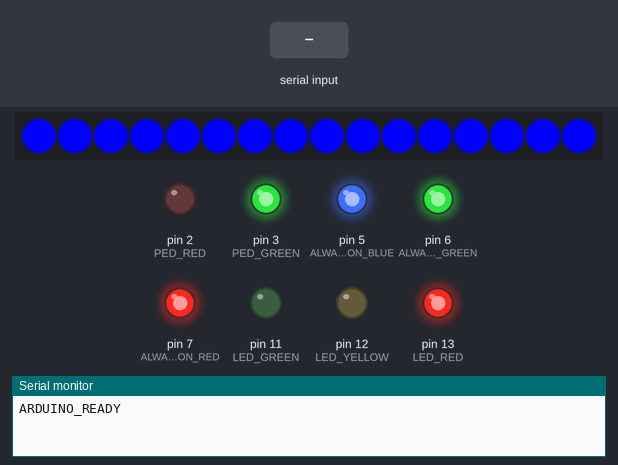
Simulated run of this sketch. Board: Arduino Uno, built with avr-gcc and run on an emulated ATmega328P. Shown: 16 RGB LEDs in strip order, left to right, output pins drawn as LEDs (lit = HIGH), the last lines printed to the serial monitor. The test bench sets the inputs (shaded band).

Above: at 1.2 s.
1.3 s: "TL_ALL\n" received over Serial
At 2.5 s:
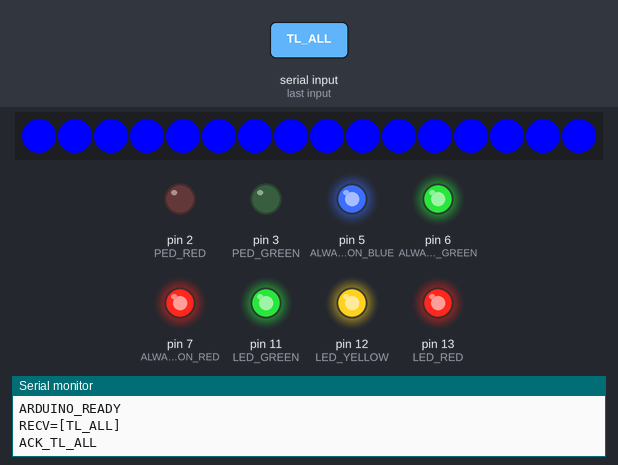
2.8 s: "NP_R\n" received over Serial
4.3 s: "NP_B\n" received over Serial
Timing chart, 0 to 7.3 s (numbered marks = the images above; inputs shaded):
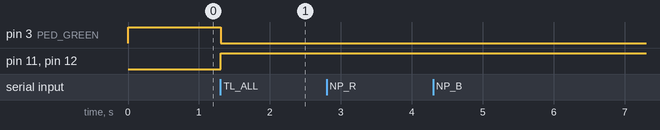

Measured:
- after the input at 1.3 s, pin 3 (PED_GREEN): HIGH → LOW at once; pin 11 (LED_GREEN), pin 12 (LED_YELLOW): LOW → HIGH at once

The sketch:

arduino.ino
```cpp
#include <Adafruit_NeoPixel.h>
#include <string.h>

#define NEOPIXEL_PIN   10
#define NEOPIXEL_COUNT 16

#define LED_GREEN   11
#define LED_YELLOW  12
#define LED_RED     13

#define ALWAYS_ON_BLUE   5
#define ALWAYS_ON_GREEN  6
#define ALWAYS_ON_RED    7

#define PED_RED    2
#define PED_GREEN  3

Adafruit_NeoPixel strip(NEOPIXEL_COUNT, NEOPIXEL_PIN, NEO_GRB + NEO_KHZ800);

enum TrafficState {
  STATE_RED,
  STATE_YELLOW,
  STATE_GREEN
};

TrafficState trafficState = STATE_RED;
unsigned long lastTrafficChange = 0;

const unsigned long RED_TIME = 10000;
const unsigned long YELLOW_TIME = 1000;
const unsigned long GREEN_TIME = 10000;

bool trafficOverrideAllOn = false;

char cmdBuffer[32];
int cmdIndex = 0;

void setAllColor(uint8_t r, uint8_t g, uint8_t b) {
  for (int i = 0; i < NEOPIXEL_COUNT; i++) {
    strip.setPixelColor(i, strip.Color(r, g, b));
  }
  strip.show();
}

void applyPedestrianSignal(TrafficState state) {
  digitalWrite(PED_RED, LOW);
  digitalWrite(PED_GREEN, LOW);

  if (state == STATE_RED) {
    digitalWrite(PED_GREEN, HIGH);
  } else {
    digitalWrite(PED_RED, HIGH);
  }
}

void applyTrafficState(TrafficState state) {
  digitalWrite(LED_RED, LOW);
  digitalWrite(LED_YELLOW, LOW);
  digitalWrite(LED_GREEN, LOW);

  if (state == STATE_RED) {
    digitalWrite(LED_RED, HIGH);
  }
  else if (state == STATE_YELLOW) {
    digitalWrite(LED_YELLOW, HIGH);
  }
  else if (state == STATE_GREEN) {
    digitalWrite(LED_GREEN, HIGH);
  }

  applyPedestrianSignal(state);
}

void setTrafficAllOn() {
  digitalWrite(LED_RED, HIGH);
  digitalWrite(LED_YELLOW, HIGH);
  digitalWrite(LED_GREEN, HIGH);

  digitalWrite(PED_RED, LOW);
  digitalWrite(PED_GREEN, LOW);
}

void updateTrafficLight() {
  if (trafficOverrideAllOn) {
    setTrafficAllOn();
    return;
  }

  unsigned long now = millis();

  if (trafficState == STATE_RED) {
    if (now - lastTrafficChange >= RED_TIME) {
      trafficState = STATE_YELLOW;
      lastTrafficChange = now;
      applyTrafficState(trafficState);
    }
  }
  else if (trafficState == STATE_YELLOW) {
    if (now - lastTrafficChange >= YELLOW_TIME) {
      trafficState = STATE_GREEN;
      lastTrafficChange = now;
      applyTrafficState(trafficState);
    }
  }
  else if (trafficState == STATE_GREEN) {
    if (now - lastTrafficChange >= GREEN_TIME) {
      trafficState = STATE_RED;
      lastTrafficChange = now;
      applyTrafficState(trafficState);
    }
  }
}

void processCommand(const char* cmd) {
  Serial.print("RECV=[");
  Serial.print(cmd);
  Serial.println("]");

  if (strcmp(cmd, "NP_R") == 0) {
    setAllColor(255, 0, 0);
    Serial.println("ACK_NP_R");
  }
  else if (strcmp(cmd, "NP_B") == 0) {
    setAllColor(0, 0, 255);
    Serial.println("ACK_NP_B");
  }
  else if (strcmp(cmd, "NP_N") == 0) {
    setAllColor(0, 0, 0);
    Serial.println("ACK_NP_N");
  }
  else if (strcmp(cmd, "TL_ALL") == 0) {
    trafficOverrideAllOn = true;
    setTrafficAllOn();
    Serial.println("ACK_TL_ALL");
  }
  else if (strcmp(cmd, "TL_NORMAL") == 0) {
    trafficOverrideAllOn = false;
    applyTrafficState(trafficState);
    Serial.println("ACK_TL_NORMAL");
  }
  else {
    Serial.println("UNKNOWN_CMD");
  }
}

void handleSerialCommand() {
  while (Serial.available() > 0) {
    char c = Serial.read();

    if (c == '\r') continue;

    if (c == '\n') {
      if (cmdIndex > 0) {
        cmdBuffer[cmdIndex] = '\0';
        processCommand(cmdBuffer);
        cmdIndex = 0;
      }
    }
    else {
      if (cmdIndex < (int)(sizeof(cmdBuffer) - 1)) {
        cmdBuffer[cmdIndex++] = c;
      }
    }
  }
}

void setup() {
  Serial.begin(9600);

  pinMode(LED_GREEN, OUTPUT);
  pinMode(LED_YELLOW, OUTPUT);
  pinMode(LED_RED, OUTPUT);

  pinMode(ALWAYS_ON_BLUE, OUTPUT);
  pinMode(ALWAYS_ON_GREEN, OUTPUT);
  pinMode(ALWAYS_ON_RED, OUTPUT);

  pinMode(PED_RED, OUTPUT);
  pinMode(PED_GREEN, OUTPUT);

  digitalWrite(ALWAYS_ON_BLUE, HIGH);
  digitalWrite(ALWAYS_ON_GREEN, HIGH);
  digitalWrite(ALWAYS_ON_RED, HIGH);

  strip.begin();
  strip.show();

  setAllColor(0, 0, 255);

  trafficState = STATE_RED;
  lastTrafficChange = millis();
  applyTrafficState(trafficState);

  Serial.println("ARDUINO_READY");
}

void loop() {
  handleSerialCommand();
  updateTrafficLight();

  setAllColor(0, 0, 255);
}
```
